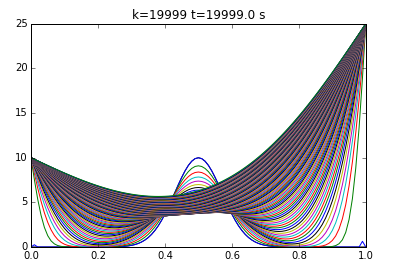

This figure's Python source:
# -*- coding: utf-8 -*-
"""
Created on Wed Aug 07 14:47:02 2019

@author: Andrés Vera
"""

from matplotlib.pylab import *

L = 1.0   #largo elemento
n = 100   #subdivisiones elemento
dx =L/n   #discretizacion espacial (cuánto mide cada trozo)

#vector con todos los punto en el espacio dentro del elemento (x)
x = linspace(0, L, n + 1)

#condición inicial
def fun_u0(x):
    return 10*exp(-(x-0.5)**2/0.1**2)

u0= fun_u0(x) 
#creear el vecto de solucion u (u es temperatura en cierto momento y lugar)
u_k=u0.copy() #vector de temperatura según el tiempo, se trabaja sobre el vector de temperatura inicial

#condiciones de borde (esenciales)
#u_k[0] = 0.0 #temperatura al comienzo es cero
#u_k[n] = 20.0 #temperatura en instante final (n) es 20°c

#crear vector para temperatura en tiempo k+1, se trabaja sobre vector de temperatura para momento inicial
u_km1=u_k.copy()


#parámetro del problema 
dt= 1.0 #S, indica cuanto cambia el tiempo 
K=5.5 #m^2/s
c=900 #J/Kg C
rho=2400.0 #Kg/m^3
alpha = K*dt/(c*rho*dx**2)
print 'dt=', dt
print 'dx=', dx
print 'K=', K
print 'c=', c
print 'rho=', rho
print 'alpha=', alpha

plot(x,u0, "k")

#loop en el tiempo 
k = 0.0
for k in range(20000):#avanzo 10 pasos, hasta seg 10
    t = dt*k
    print "k=",k, "t=", t, "dt=", dt
    
    u_k[0]= 10.0
    u_k[n] = 25.0
    #loop en el espacio 1=1...n-1, u_km1[0]=0 y u_km1[n]= 2
    for i in range(1, n):
        #algoritmo de diferencias finitas 1-D para difusion 
        u_km1[i] = u_k[i] + alpha*(u_k[i+1]-2*u_k[i]+u_k[i-1])
    
    #Avanzar la solucion a k+1
    u_k = u_km1
#plot(x,u0)
    if k % 200 == 0:
        plot(x,u_k)


title('k={} t={} s'.format(k, k*dt))
plt.savefig("graficodistribuciondetemperatura.png")
show()
